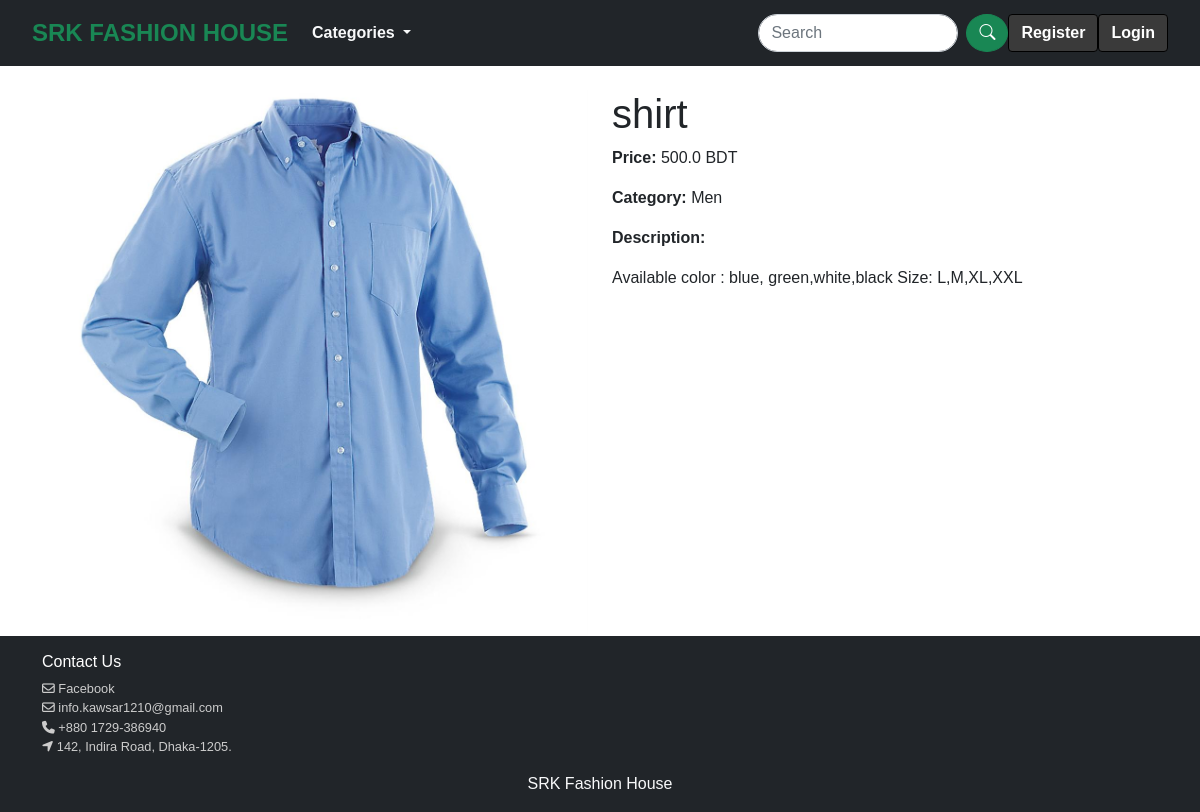
Page /products/product/1/ on the committed database.
### products/models.py (models this page shows, shortened)
class Product(models.Model):
    name = models.CharField(max_length=100)
    price = models.FloatField()
    image = models.ImageField(upload_to='products', null=True, blank=True)
    description = models.TextField()
    CATEGORY_CHOICES = [
        ('men', 'Men'),
        ('women', 'Women'),
        ('children', 'Children'),
    ]
    category = models.CharField(
        max_length=100,
        choices=CATEGORY_CHOICES,
        default='women',
    )

### products/views.py (the view)
# urls.py: path('product/<int:pk>/', views.product_details, name='product_details'),
def product_details(request, pk):
    product = get_object_or_404(Product, pk=pk)
    return render(request, 'product_details.html', {'product': product})

### templates/product_details.html (shortened to what this page needs)
{% extends 'base.html' %}
{% block content %}
<div class="container mt-4">
    <div class="row">
        <div class="col-md-6">
            <img src="{{ product.image.url }}" alt="{{ product.name }}" class="img-fluid">
        </div>
        <div class="col-md-6">
            <h1>{{ product.name }}</h1>
            <p><strong>Price:</strong> {{ product.price }} BDT</p>
            <p><strong>Category:</strong> {{ product.get_category_display }}</p>
            <p><strong>Description:</strong></p>
            <p>{{ product.description }}</p>
        </div>
    </div>
</div>
{% endblock %}

### static/css/style.css (style rules this page uses)
body { min-height: 100vh; font-family: 'Lucida Sans', 'Lucida Sans Regular', 'Lucida Grande', 'Lucida Sans Unicode', Geneva, Verdana, sans-serif; }

### rows in the picture
Product: image (picture), name "shirt", price "500.0", category "Men", description "Available color : blue, green,white,black Size: L,M,XL,XXL"
